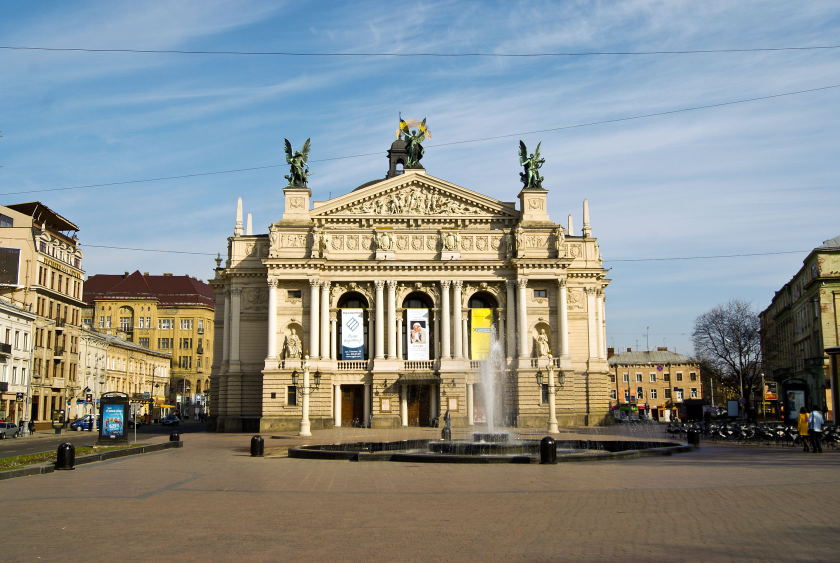
#> input picture python_secondary_skill/hw03/hw03/photo2/Lviv.Theatre.of.Opera.and.Ballet.jpg, 1680 x 1125 px (shown at 1/2 size)
$ python chorna_hw3.py   (Python 2 division)   (older library calls are emulated)
#> lines starting #> are read from the running program, lines starting #| are printed output that depends on the picture
from PIL import Image
import os, sys, time


def path_to_images(path, img_format):
        try:
            jpegs = [os.path.join(path, file) for file in os.listdir(path) if file.endswith(img_format)]
            return jpegs
        except Exception:
            print time.strftime("%c"),"The path is wrong,- "


def BlackWhite_foto (img, img_path):
            if img.mode <> 'L':
                converted = img.convert('L')
                # converted.save(img_path)
                print time.strftime("%c"), img_path,'-- photo is black/white now'
                return converted
            else:
                return img


def landscape_orient(image,image_path):
        width, height = image.size
        if height > width:
            rotated_img = image.rotate(90.0) # .save(image_path)
            # img.resize((height, width), Image.ANTIALIAS).save(jpeg)
            print time.strftime("%c"), image_path, '-- photo is rotated'
            return rotated_img
        else:
            return image

def main():
    path_to_folder = raw_input('Path to the folder:')
#> the answer given: photo2
    temp = sys.stdout
    sys.stdout = open('log.txt', 'w')
    # path = 'C:\Users\Natalia_Chorna\python_for_qa\python_secondary_skill\hw03\photo - Copy'
    paths_of_images = path_to_images(path_to_folder, 'jpg')
    try:
        for image_path in paths_of_images:
            img = Image.open(image_path)
#> img is the input picture: PIL image 1680x1125 RGB; mean R, G, B 136.6, 141.3, 138.5
            black_image = BlackWhite_foto(img, image_path)  # convert to black/white
#> in BlackWhite_foto, `converted = img.convert('L')`:
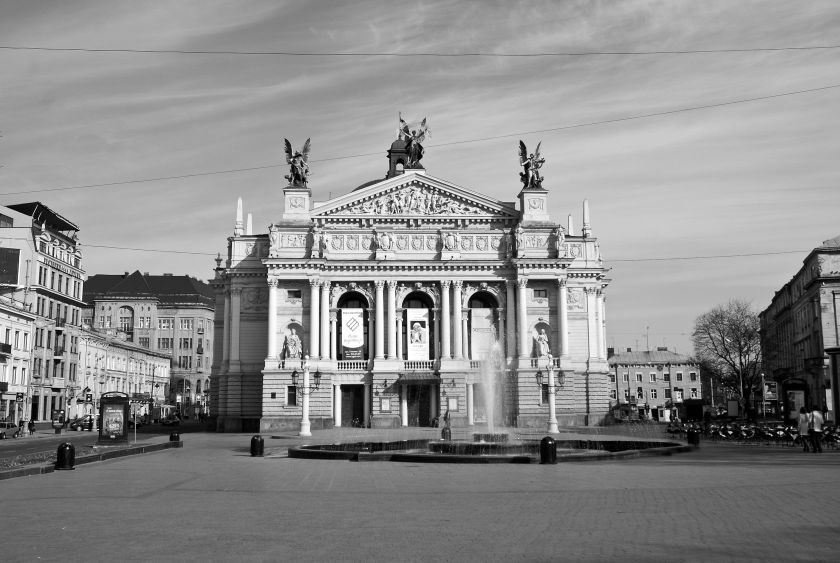
#> converted: PIL image 1680x1125 L (shown at 1/2 size); min 0, max 255, mean 139.6
            black_image.save(image_path)
            rotated_image = landscape_orient(black_image, image_path)  # rotate
            rotated_image.save(image_path)
#> pass 2 of the loop in main, `for image_path in paths_of_images:`:
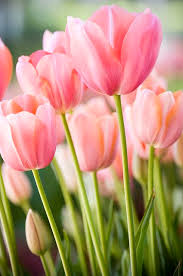
#> input picture python_secondary_skill/hw03/hw03/photo2/download.jpg, 183 x 276 px
#> in main, img is the input picture: PIL image 183x276 RGB; mean R, G, B 183.2, 147.2, 119.4
#> in BlackWhite_foto (call 2), `converted = img.convert('L')`:
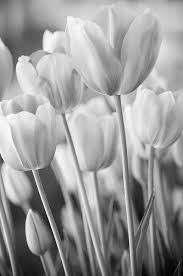
#> converted: PIL image 183x276 L; min 1, max 255, mean 154.8
#> in landscape_orient (call 2), `rotated_img = image.rotate(90.0)`:
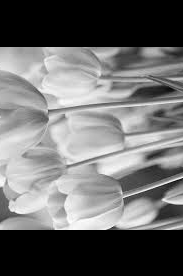
#> rotated_img: PIL image 183x276 L; min 0, max 255, mean 109.9
    except TypeError:
        print time.strftime("%c"), "End"
    except IOError:
        print time.strftime("%c"),"- Cannot identify image file"
    else:
        print "Exception"
    sys.stdout.close()
    sys.stdout = temp


if __name__ == "__main__":
    main()
